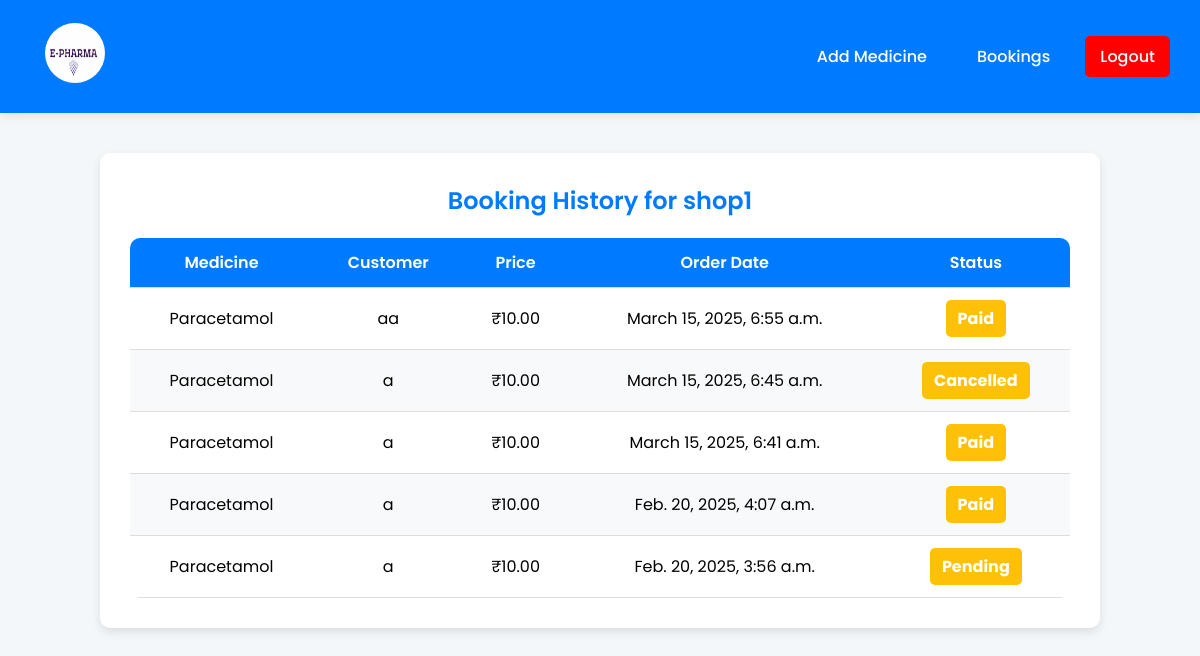
The page /sellerbookings/ (signed in) on the database as committed earlier.
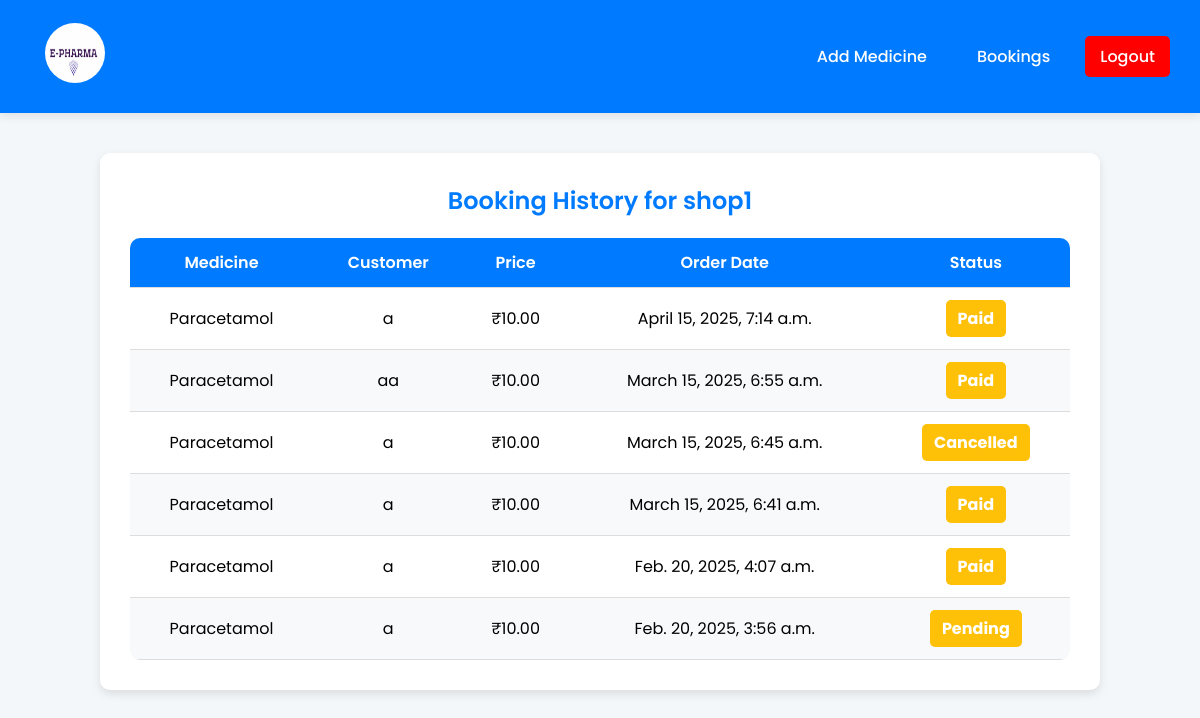
The same page on the database as committed later.
### app/models.py (models this page shows, shortened)
class Order(models.Model):
    customer = models.ForeignKey("Customer", on_delete=models.CASCADE)
    medicine = models.ForeignKey("Medicine", on_delete=models.CASCADE)
    order_date = models.DateTimeField(auto_now_add=True)
    prescription = models.FileField(upload_to="prescriptions/", blank=False, null=False)
    status = models.CharField(max_length=20, choices=[("Pending", "Pending"), ("Approved", "Approved"), ("Rejected", "Rejected")], default="Pending")

class Medicine(models.Model):
    seller = models.ForeignKey("Seller", on_delete=models.CASCADE)  # Only the seller who added it can edit/delete
    name = models.CharField(max_length=255)
    category = models.ForeignKey("Category", on_delete=models.CASCADE)
    price = models.DecimalField(max_digits=10, decimal_places=2)
    stock = models.PositiveIntegerField()
    description = models.TextField()
    image = models.ImageField(upload_to="medicine_images/", blank=True, null=True)

class Customer(models.Model):
    user = models.OneToOneField(User, on_delete=models.CASCADE, null=True, blank=True)
    name = models.CharField(max_length=100)
    email = models.EmailField(unique=True)
    phone = models.PositiveBigIntegerField()
    password = models.CharField(max_length=255)
    location = models.CharField(max_length=255)

### app/views.py (the view)
# urls.py: path("sellerbookings/", views.seller_booking_history, name="seller_booking_history"),
def seller_booking_history(request):
    seller_id = request.session.get("user_id")  # Get logged-in seller's ID from session
    if not seller_id:
        return render(request, "error.html", {"message": "Seller not found. Please log in again."})
    seller = get_object_or_404(Seller, id=seller_id)  # Fetch seller by ID
    orders = Order.objects.filter(medicine__seller=seller).order_by("-order_date")  # Fetch seller's orders
    return render(request, "seller/booking_history.html", {"orders": orders, "seller": seller})

### templates/seller/booking_history.html (shortened to what this page needs)
<!DOCTYPE html>
<html lang="en">
<head>
</head>
<body>
    <nav class="navbar">
        <a href="../sellerhome"><img src="../static/OIP (1).jpg" alt="E-Pharma Logo"></a>
        <div>
            <a href="../add-medicine">Add Medicine</a>
            <a href="../sellerbookings">Bookings</a>
            <a href="../logout" class="logout">Logout</a>
        </div>
    </nav>
    <div class="container">
        <h2>Booking History for {{ seller.name }}</h2>
        <table>
            <thead>
                <tr>
                    <th>Medicine</th>
                    <th>Customer</th>
                    <th>Price</th>
                    <th>Order Date</th>
                    <th>Status</th>
                </tr>
            </thead>
            <tbody>
                {% for order in orders %}
                <tr>
                    <td>{{ order.medicine.name }}</td>
                    <td>{{ order.customer.name }}</td>
                    <td>₹{{ order.medicine.price }}</td>
                    <td>{{ order.order_date }}</td>
                    <td>
                        <span class="status {% if order.status == 'Approved' %}approved{% elif order.status == 'Rejected' %}rejected{% else %}pending{% endif %}">
                            {{ order.status }}
                        </span>
                    </td>
                </tr>
                {% empty %}
                <tr>
                    <td colspan="5">No bookings yet.</td>
                </tr>
                {% endfor %}
            </tbody>
        </table>
    </div>
</body>
</html>

Rows that differ between the two databases and show on the page:
added Order: medicine.name "Paracetamol", customer.name "a", medicine.price "10.00", order_date "April 15, 2025, 7:14 a.m.", status "Paid"
